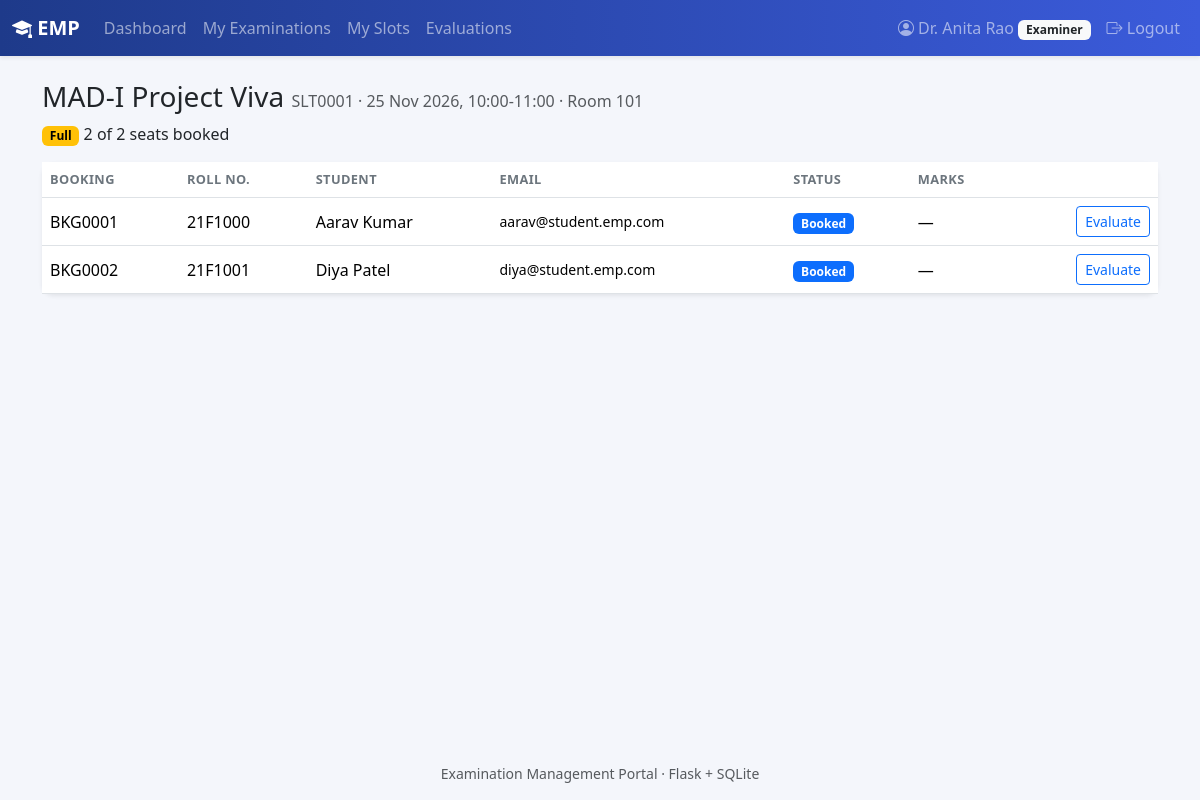
Page /examiner/slots/1 (signed in) on the committed database.
### models.py (models this page shows, shortened)
class User(UserMixin, db.Model):
    id = db.Column(db.Integer, primary_key=True)
    role = db.Column(db.String(20), nullable=False)
    name = db.Column(db.String(120), nullable=False)
    email = db.Column(db.String(120), unique=True, nullable=False)
    password_hash = db.Column(db.String(256), nullable=False)
    phone = db.Column(db.String(20))
    department = db.Column(db.String(120))
    designation = db.Column(db.String(120))
    roll_no = db.Column(db.String(40), unique=True)
    program = db.Column(db.String(120))
    status = db.Column(db.String(20), nullable=False, default="Active")
    created_at = db.Column(db.DateTime, default=datetime.now)
    slots = db.relationship("Slot", back_populates="examiner", foreign_keys="Slot.examiner_id")
    bookings = db.relationship("Booking", back_populates="student", foreign_keys="Booking.student_id")
    assigned_exams = db.relationship("Exam", secondary=exam_examiners, back_populates="examiners")

class Exam(db.Model):
    id = db.Column(db.Integer, primary_key=True)
    course_id = db.Column(db.Integer, db.ForeignKey("course.id"), nullable=False)
    name = db.Column(db.String(150), nullable=False)
    exam_type = db.Column(db.String(30), nullable=False)
    description = db.Column(db.Text)
    duration = db.Column(db.Integer, nullable=False)
    max_marks = db.Column(db.Float, nullable=False)
    pass_marks = db.Column(db.Float)
    slot_creation_start = db.Column(db.Date)
    slot_creation_end = db.Column(db.Date)
    booking_start = db.Column(db.Date)
    booking_end = db.Column(db.Date)
    status = db.Column(db.String(20), nullable=False, default="Draft")
    results_published = db.Column(db.Boolean, default=False)
    created_at = db.Column(db.DateTime, default=datetime.now)
    course = db.relationship("Course", back_populates="exams")
    rubrics = db.relationship("Rubric", back_populates="exam", cascade="all, delete-orphan")
    slots = db.relationship("Slot", back_populates="exam", cascade="all, delete-orphan")
    examiners = db.relationship("User", secondary=exam_examiners, back_populates="assigned_exams")

class Slot(db.Model):
    id = db.Column(db.Integer, primary_key=True)
    exam_id = db.Column(db.Integer, db.ForeignKey("exam.id"), nullable=False)
    examiner_id = db.Column(db.Integer, db.ForeignKey("user.id"), nullable=False)
    date = db.Column(db.Date, nullable=False)
    start_time = db.Column(db.Time, nullable=False)
    end_time = db.Column(db.Time, nullable=False)
    venue = db.Column(db.String(150))
    capacity = db.Column(db.Integer, nullable=False)
    available_seats = db.Column(db.Integer, nullable=False)
    status = db.Column(db.String(20), nullable=False, default="Available")
    created_at = db.Column(db.DateTime, default=datetime.now)
    exam = db.relationship("Exam", back_populates="slots")
    examiner = db.relationship("User", back_populates="slots", foreign_keys=[examiner_id])
    bookings = db.relationship("Booking", back_populates="slot")
    @property
    def code(self):
        return f"SLT{self.id:04d}"
    @property
    def active_bookings(self):
        return [b for b in self.bookings if b.status in ("Booked", "Completed")]
    @property
    def label(self):
        return f"{self.date:%d %b %Y}, {self.start_time:%H:%M}-{self.end_time:%H:%M}"

class Booking(db.Model):
    id = db.Column(db.Integer, primary_key=True)
    student_id = db.Column(db.Integer, db.ForeignKey("user.id"), nullable=False)
    slot_id = db.Column(db.Integer, db.ForeignKey("slot.id"), nullable=False)
    exam_id = db.Column(db.Integer, db.ForeignKey("exam.id"), nullable=False)
    booking_date = db.Column(db.DateTime, default=datetime.now)
    status = db.Column(db.String(20), nullable=False, default="Booked")
    cancelled_at = db.Column(db.DateTime)
    student = db.relationship("User", back_populates="bookings", foreign_keys=[student_id])
    slot = db.relationship("Slot", back_populates="bookings")
    exam = db.relationship("Exam")
    evaluation = db.relationship("Evaluation", back_populates="booking", uselist=False,
                                 cascade="all, delete-orphan")
    logs = db.relationship("BookingLog", back_populates="booking", order_by="BookingLog.timestamp",
                           cascade="all, delete-orphan")
    @property
    def code(self):
        return f"BKG{self.id:04d}"

### routes/examiner.py (the view)
@bp.route("/slots/<int:sid>")
@role_required("examiner")
def slot_students(sid):
    slot = own_slot(sid)
    return render_template("examiner/slot_students.html", slot=slot)

### routes/examiner.py (called while the page is built)
def own_slot(sid):
    slot = Slot.query.get_or_404(sid)
    if slot.examiner_id != current_user.id:
        abort(403)
    return slot

### routes/utils.py (called while the page is built)
def role_required(role):
    def decorator(view):
        @wraps(view)
        @login_required
        def wrapped(*args, **kwargs):
            if current_user.role != role:
                abort(403)
            if current_user.status == "Pending":
                return redirect(url_for("auth.pending"))
            if current_user.status != "Active":
                flash("Your account is inactive. Contact the administrator.", "danger")
                return redirect(url_for("auth.logout"))
            return view(*args, **kwargs)
        return wrapped
    return decorator

### templates/examiner/slot_students.html (shortened to what this page needs)
{% extends "base.html" %}
{% from "_macros.html" import badge %}
{% block content %}
<h3>{{ slot.exam.name }} <small class="text-muted fs-6">{{ slot.code }} · {{ slot.label }} · {{ slot.venue or 'No venue' }}</small></h3>
<p>{{ badge(slot.status) }} {{ slot.active_bookings|length }} of {{ slot.capacity }} seats booked</p>
<div class="card shadow-sm border-0"><div class="table-responsive">
<table class="table align-middle mb-0">
  <thead><tr><th>Booking</th><th>Roll no.</th><th>Student</th><th>Email</th><th>Status</th><th>Marks</th><th></th></tr></thead>
  <tbody>
  {% for b in slot.bookings %}
    <tr><td>{{ b.code }}</td><td>{{ b.student.roll_no }}</td><td>{{ b.student.name }}</td><td class="small">{{ b.student.email }}</td>
      <td>{{ badge(b.status) }}</td><td>{{ b.evaluation.total_marks|round(2) if b.evaluation else '—' }}</td>
      <td class="text-end">{% if b.status != 'Cancelled' %}<a href="{{ url_for('examiner.evaluate', bid=b.id) }}" class="btn btn-sm btn-outline-primary">{{ 'Re-evaluate' if b.evaluation else 'Evaluate' }}</a>{% endif %}</td></tr>
  {% else %}<tr><td colspan="7" class="text-center text-muted py-4">No students have booked this slot yet.</td></tr>{% endfor %}
  </tbody>
</table></div></div>
{% endblock %}

### templates/base.html (shortened to what this page needs)
<!doctype html>
<html lang="en">
<head>
  <link href="https://cdn.jsdelivr.net/npm/bootstrap@5.3.3/dist/css/bootstrap.min.css" rel="stylesheet">
  <link href="https://cdn.jsdelivr.net/npm/bootstrap-icons@1.11.3/font/bootstrap-icons.min.css" rel="stylesheet">
  <link href="{{ url_for('static', filename='style.css') }}" rel="stylesheet">
</head>
<body>
<nav class="navbar navbar-expand navbar-dark bg-emp shadow-sm">
  <div class="container-fluid flex-wrap">
    <a class="navbar-brand fw-semibold" href="{{ url_for('index') }}"><i class="bi bi-mortarboard-fill"></i> EMP</a>
    {% if current_user.is_authenticated and current_user.status == 'Active' %}
    <ul class="navbar-nav flex-wrap me-auto">
      {% if current_user.role == 'admin' %}
        {% set links = [('admin.dashboard','Dashboard'),('admin.courses','Courses'),('admin.exams','Examinations'),
                        ('admin.examiners','Examiners'),('admin.students','Students'),('admin.slots','Slots'),
                        ('admin.bookings','Bookings')] %}
      {% elif current_user.role == 'examiner' %}
        {% set links = [('examiner.dashboard','Dashboard'),('examiner.exams','My Examinations'),
                        ('examiner.slots','My Slots'),('examiner.evaluations','Evaluations')] %}
      {% else %}
        {% set links = [('student.dashboard','Dashboard'),('student.exams','Examinations'),
                        ('student.bookings','My Bookings'),('student.results','Results')] %}
      {% endif %}
      {% for ep, label in links %}
        <li class="nav-item"><a class="nav-link {% if request.endpoint == ep %}active{% endif %}" href="{{ url_for(ep) }}">{{ label }}</a></li>
      {% endfor %}
    </ul>
    {% endif %}
    {% if current_user.is_authenticated %}
    <ul class="navbar-nav ms-auto">
      <li class="nav-item"><a class="nav-link" href="{{ url_for('auth.profile') }}"><i class="bi bi-person-circle"></i> {{ current_user.name }} <span class="badge bg-light text-dark text-capitalize">{{ current_user.role }}</span></a></li>
      <li class="nav-item"><a class="nav-link" href="{{ url_for('auth.logout') }}"><i class="bi bi-box-arrow-right"></i> Logout</a></li>
    </ul>
    {% endif %}
  </div>
</nav>
<main class="container py-4">
  {% block content %}{% endblock %}
</main>
<footer class="text-center text-muted small py-3">Examination Management Portal · Flask + SQLite</footer>
</body>
</html>

### templates/_macros.html (shortened to what this page needs)
{% macro badge(status) -%}
<span class="badge text-bg-{{ status|badge }}">{{ status }}</span>
{%- endmacro %}

### static/style.css (style rules this page uses)
body { background: #f4f6fb; min-height: 100vh; display: flex; flex-direction: column; }
main { flex: 1; }
.bg-emp { background: linear-gradient(90deg, #1e3a8a, #3b5bdb); }
.card { border-radius: .75rem; }
.table th { font-size: .8rem; text-transform: uppercase; letter-spacing: .03em; color: #6c757d; }

### rows in the picture
User: name "Dr. Anita Rao", role "Examiner"
Exam: exam.name "MAD-I Project Viva"
Slot: code "SLT0001", label "25 Nov 2026, 10:00-11:00", venue "Room 101", status "Full", capacity "2"
Booking: code "BKG0001", student.roll_no "21F1000", student.name "Aarav Kumar", student.email "aarav@student.emp.com", status "Booked", evaluation.total_marks "—", evaluation "Evaluate"
Booking: code "BKG0002", student.roll_no "21F1001", student.name "Diya Patel", student.email "diya@student.emp.com", status "Booked", evaluation.total_marks "—", evaluation "Evaluate"

### other values in the picture
{{ label }} "Dashboard" "My Examinations" "My Slots" "Evaluations"
{{ slot.active_bookings|length }} "2"
